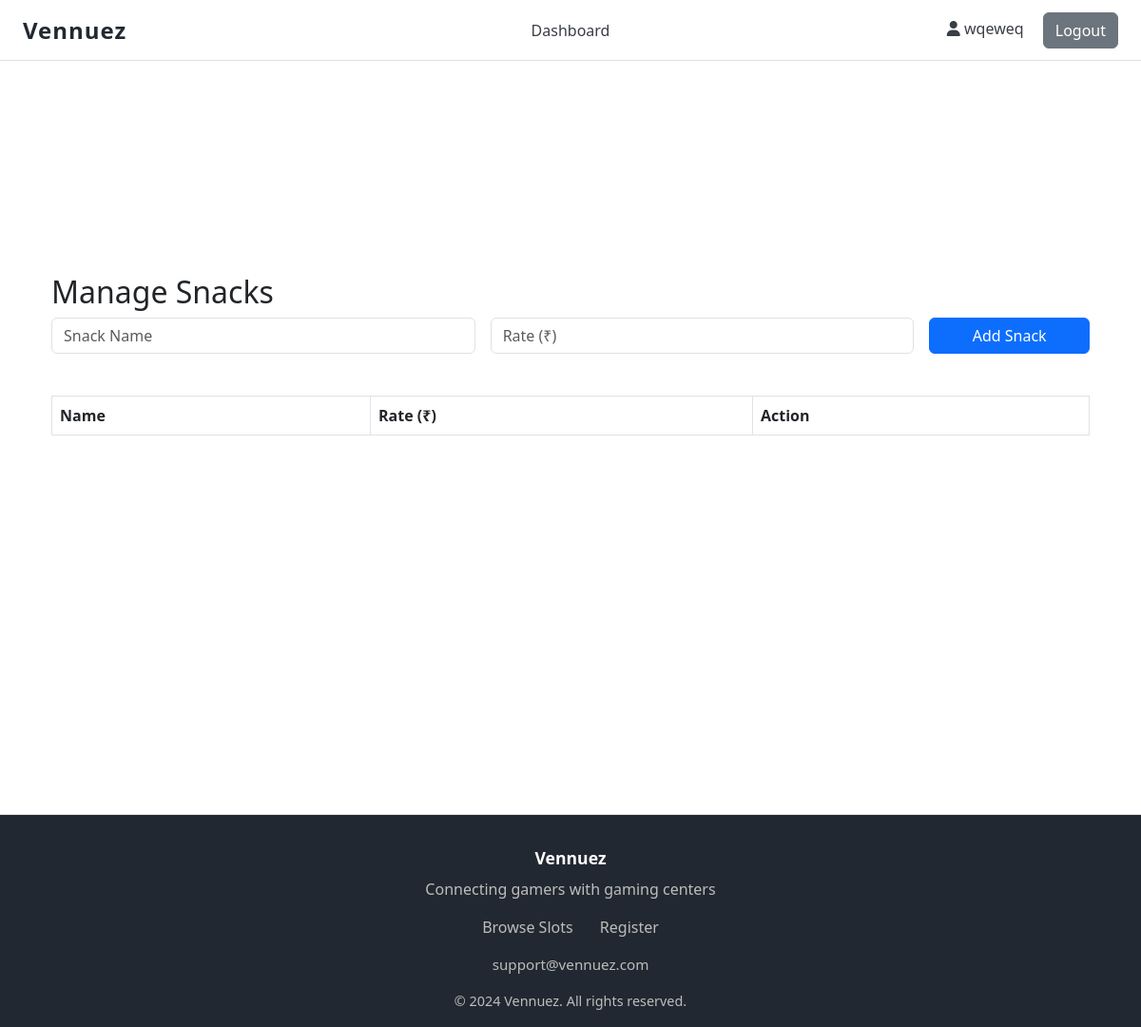
Page /owner/snacks (signed in) on the earlier database version.
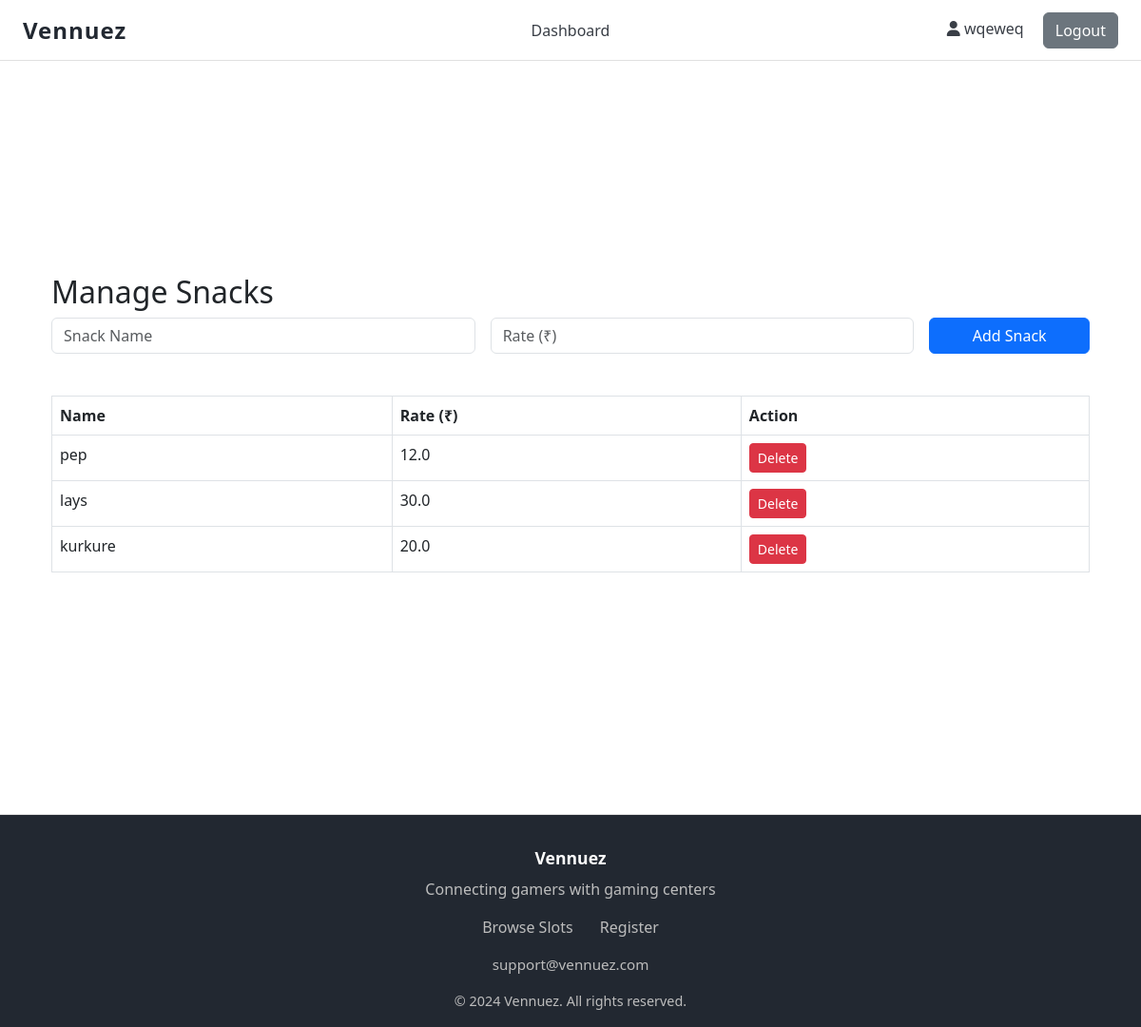
Same page on the later database version.
### models.py (models this page shows, shortened)
class Snack(db.Model):
    __tablename__ = 'snacks'
    id = db.Column(db.Integer, primary_key=True)
    owner_id = db.Column(db.Integer, db.ForeignKey('owners.id'), nullable=False)
    name = db.Column(db.String(100), nullable=False)
    rate = db.Column(db.Float, nullable=False)

### routes.py (the view, shortened to what this page needs)
@app.route('/owner/snacks', methods=['GET', 'POST'])
@login_required
def manage_snacks():
    if not current_user.is_authenticated or not isinstance(current_user, Owner):
        flash('You are not authorized to manage snacks.', 'danger')
        return redirect(url_for('owner_dashboard'))
    owner_id = current_user.id
    snacks = Snack.query.filter_by(owner_id=owner_id).all()
    return render_template('manage_snacks.html', snacks=snacks)

### app.py (called while the page is built)
@login_manager.user_loader
def load_user(user_id):
    from models import Owner, User
    from flask import session
    user_type = session.get('user_type')
    if user_type == 'owner':
        return Owner.query.get(int(user_id))
    elif user_type == 'user':
        return User.query.get(int(user_id))
    return None

### templates/manage_snacks.html (shortened to what this page needs)
{% extends "base.html" %}
{% block content %}
<div class="container mt-4">
    <h2>Manage Snacks</h2>
    <form method="POST" class="row g-3 mb-4">
        <div class="col-md-5">
            <input type="text" name="name" class="form-control" placeholder="Snack Name" required>
        </div>
        <div class="col-md-5">
            <input type="number" name="rate" class="form-control" placeholder="Rate (₹)" step="0.01" min="0" required>
        </div>
        <div class="col-md-2">
            <button type="submit" class="btn btn-primary w-100">Add Snack</button>
        </div>
    </form>
    <table class="table table-bordered">
        <thead>
            <tr>
                <th>Name</th>
                <th>Rate (₹)</th>
                <th>Action</th>
            </tr>
        </thead>
        <tbody>
            {% for snack in snacks %}
            <tr>
                <td>{{ snack.name }}</td>
                <td>{{ snack.rate }}</td>
                <td>
                    <form method="POST" action="{{ url_for('delete_snack', snack_id=snack.id) }}" style="display:inline;">
                        <button type="submit" class="btn btn-danger btn-sm" onclick="return confirm('Delete this snack?');">Delete</button>
                    </form>
                </td>
            </tr>
            {% endfor %}
        </tbody>
    </table>
</div>
{% endblock %}

Differences in the rows shown:
added Snack: name "pep", rate "12.0"
added Snack: name "lays", rate "30.0"
added Snack: name "kurkure", rate "20.0"
